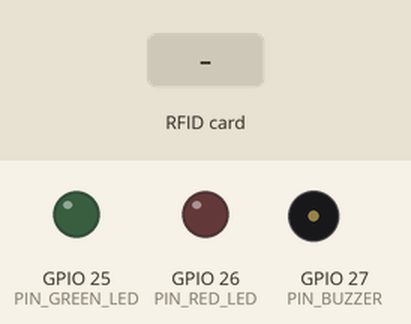
A sketch run on a simulated ESP32. On the bench: output pins drawn as LEDs (lit = HIGH), buzzer (waves = sounding, pin HIGH). The test bench sets the inputs (shaded band). WiFi joins after 1.5 s; servers stay silent unless stated; uploads are accepted with an empty reply; what the sketch prints to the serial monitor is not drawn.

Above: at 3.9 s.
4.0 s: RFID card 5E 7A 19 C4 held to the reader
Timing chart, 0 to 7.0 s (numbered marks = the images above; inputs shaded):
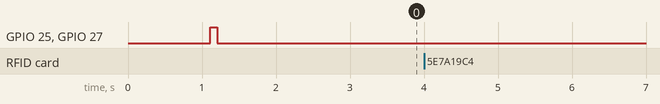

The sketch:

checkpoint_1.ino
```cpp
#include <WiFi.h>
#include <HTTPClient.h>
#include <SPI.h>
#include <MFRC522.h>
#include <ArduinoJson.h>
#include "config.h"

// --- ArduinoJson v6 & v7 Universal Compatibility ---
#if defined(ARDUINOJSON_VERSION_MAJOR) && (ARDUINOJSON_VERSION_MAJOR >= 7)
  #define JSON_DOC(name, size) JsonDocument name
  #define JSON_HAS_KEY(doc, key) (!doc[key].isNull())
#else
  #define JSON_DOC(name, size) StaticJsonDocument<size> name
  #define JSON_HAS_KEY(doc, key) (doc.containsKey(key))
#endif

// --- Hardware Instances ---
MFRC522 mfrc522(PIN_RFID_SS, PIN_RFID_RST);

// --- State Variables ---
unsigned long lastHeartbeat = 0;
unsigned long lastScanTime = 0;
String lastScannedUID = "";
bool isAlarmActive = false;

// --- Forward Declarations ---
void connectWiFi();
void sendHeartbeat();
void processRFIDScan(String uid);
void triggerAuthorizedFeedback();
void triggerSecurityAlertFeedback();

void setup() {
  Serial.begin(115200);
  delay(1000);
  Serial.println("\n==========================================");
  Serial.println(" CampusAssetSecurity - Checkpoint 1 Node");
  Serial.print(" Firmware v");
  Serial.println(FIRMWARE_VER);
  Serial.println("==========================================");

  // Initialize GPIO Actuators
  pinMode(PIN_GREEN_LED, OUTPUT);
  pinMode(PIN_RED_LED, OUTPUT);
  pinMode(PIN_BUZZER, OUTPUT);

  digitalWrite(PIN_GREEN_LED, LOW);
  digitalWrite(PIN_RED_LED, LOW);
  digitalWrite(PIN_BUZZER, LOW);

  // Initialize SPI & MFRC522 RFID Reader
  SPI.begin(PIN_RFID_SCK, PIN_RFID_MISO, PIN_RFID_MOSI, PIN_RFID_SS);
  mfrc522.PCD_Init();
  delay(50);
  mfrc522.PCD_DumpVersionToSerial();
  Serial.println("[RFID] MFRC522 Reader Initialized successfully.");

  // Quick startup beep
  digitalWrite(PIN_GREEN_LED, HIGH);
  digitalWrite(PIN_BUZZER, HIGH);
  delay(100);
  digitalWrite(PIN_GREEN_LED, LOW);
  digitalWrite(PIN_BUZZER, LOW);

  // Connect to Campus / Local Wi-Fi
  connectWiFi();
}

void loop() {
  // 1. Maintain Wi-Fi connectivity
  if (WiFi.status() != WL_CONNECTED) {
    connectWiFi();
  }

  // 2. Periodic Heartbeat
  if (millis() - lastHeartbeat >= HEARTBEAT_INTERVAL_MS) {
    lastHeartbeat = millis();
    sendHeartbeat();
  }

  // 3. Check for RFID Card / Tag Presence
  if (!mfrc522.PICC_IsNewCardPresent()) {
    return;
  }

  if (!mfrc522.PICC_ReadCardSerial()) {
    return;
  }

  // Convert UID bytes to Hex String
  String uidStr = "";
  for (byte i = 0; i < mfrc522.uid.size; i++) {
    if (mfrc522.uid.uidByte[i] < 0x10) uidStr += "0";
    uidStr += String(mfrc522.uid.uidByte[i], HEX);
  }
  uidStr.toUpperCase();

  // Debounce rapid re-scans of the same tag within 2.5 seconds
  if (uidStr == lastScannedUID && (millis() - lastScanTime < 2500)) {
    mfrc522.PICC_HaltA();
    mfrc522.PCD_StopCrypto1();
    return;
  }

  lastScannedUID = uidStr;
  lastScanTime = millis();

  Serial.println("\n[RFID] >>> Card Detected! UID: " + uidStr);
  processRFIDScan(uidStr);

  mfrc522.PICC_HaltA();
  mfrc522.PCD_StopCrypto1();
}

void connectWiFi() {
  Serial.print("[WIFI] Connecting to " + String(WIFI_SSID));
  WiFi.mode(WIFI_STA);
  WiFi.begin(WIFI_SSID, WIFI_PASSWORD);

  int attempts = 0;
  while (WiFi.status() != WL_CONNECTED && attempts < 25) {
    delay(500);
    Serial.print(".");
    attempts++;
  }

  if (WiFi.status() == WL_CONNECTED) {
    Serial.println("\n[WIFI] Connected! IP: " + WiFi.localIP().toString());
    Serial.println("[WIFI] Signal Strength (RSSI): " + String(WiFi.RSSI()) + " dBm");
  } else {
    Serial.println("\n[WIFI] Failed to connect. Will retry...");
  }
}

void processRFIDScan(String uid) {
  if (WiFi.status() != WL_CONNECTED) {
    Serial.println("[ERROR] Cannot send scan: Wi-Fi offline");
    return;
  }

  HTTPClient http;
  String url = String(SERVER_BASE_URL) + "/api/iot/rfid-scan";
  http.begin(url);
  http.addHeader("Content-Type", "application/json");

  JSON_DOC(doc, 256);
  doc["rfid_uid"] = uid;
  doc["device_code"] = DEVICE_CODE;
  doc["checkpoint_id"] = CHECKPOINT_ID;

  String requestBody;
  serializeJson(doc, requestBody);

  int httpCode = http.POST(requestBody);
  Serial.println("[HTTP] POST " + url + " -> Response Code: " + String(httpCode));

  if (httpCode > 0) {
    String response = http.getString();
    Serial.println("[HTTP] Server Response: " + response);

    JSON_DOC(resDoc, 512);
    DeserializationError error = deserializeJson(resDoc, response);

    if (!error && JSON_HAS_KEY(resDoc, "authorized")) {
      bool isAuthorized = resDoc["authorized"].as<bool>();
      const char* resStr = resDoc["result"];
      String result = resStr ? String(resStr) : "UNKNOWN";

      Serial.println("[DECISION] Result: " + result + " (Authorized: " + String(isAuthorized ? "YES" : "NO") + ")");

      if (isAuthorized) {
        triggerAuthorizedFeedback();
      } else {
        triggerSecurityAlertFeedback();
      }
    }
  } else {
    Serial.println("[HTTP] Connection failed: " + http.errorToString(httpCode));
    // Default fail-secure visual signal (fast blink)
    digitalWrite(PIN_RED_LED, HIGH);
    delay(300);
    digitalWrite(PIN_RED_LED, LOW);
  }

  http.end();
}

void triggerAuthorizedFeedback() {
  Serial.println("[ACTUATOR] ✅ ACCESS GRANTED: Green LED ON, Short Chime");
  digitalWrite(PIN_RED_LED, LOW);
  digitalWrite(PIN_GREEN_LED, HIGH);
  digitalWrite(PIN_BUZZER, HIGH);
  delay(120);
  digitalWrite(PIN_BUZZER, LOW);
  delay(1800);
  digitalWrite(PIN_GREEN_LED, LOW);
}

void triggerSecurityAlertFeedback() {
  Serial.println("[ACTUATOR] 🚨 SECURITY BREACH / UNAUTHORIZED: Red LED & Siren");
  digitalWrite(PIN_GREEN_LED, LOW);

  // Triple alarm strobe + buzzer pulses
  for (int i = 0; i < 4; i++) {
    digitalWrite(PIN_RED_LED, HIGH);
    digitalWrite(PIN_BUZZER, HIGH);
    delay(200);
    digitalWrite(PIN_RED_LED, LOW);
    digitalWrite(PIN_BUZZER, LOW);
    delay(150);
  }
}


void sendHeartbeat() {
  if (WiFi.status() != WL_CONNECTED) return;

  HTTPClient http;
  String url = String(SERVER_BASE_URL) + "/api/iot/heartbeat";
  http.begin(url);
  http.addHeader("Content-Type", "application/json");

  JSON_DOC(doc, 256);
  doc["device_code"] = DEVICE_CODE;
  doc["ip_address"] = WiFi.localIP().toString();
  doc["rssi"] = WiFi.RSSI();

  String requestBody;
  serializeJson(doc, requestBody);
  http.POST(requestBody);
  http.end();
}
```

config.h
```cpp
#ifndef CONFIG_H
#define CONFIG_H

// ==============================================================================
// CampusAssetSecurity - ESP32 Checkpoint Configuration
// ==============================================================================

// --- Wi-Fi Credentials (Configure for your campus/lab network) ---
const char* WIFI_SSID     = "CAMPUS_IOT_WIFI";
const char* WIFI_PASSWORD = "CampusSecurePass2026!";

// --- Backend Node.js Server API Endpoint ---
// If running on local network, use the server's LAN IP e.g. "http://192.168.1.100:3000"
const char* SERVER_BASE_URL = "http://192.168.1.100:3000";

// --- Device & Checkpoint Identification ---
const char* DEVICE_CODE   = "ESP32-CP01-GATE";
const int   CHECKPOINT_ID = 1;
const char* FIRMWARE_VER  = "2.4.1";

// --- Hardware Pin Definitions ---
// MFRC522 SPI Pins (Must run at 3.3V)
#define PIN_RFID_SS    5   // SDA / Chip Select
#define PIN_RFID_SCK   18  // SPI Clock
#define PIN_RFID_MOSI  23  // Master Out Slave In
#define PIN_RFID_MISO  19  // Master In Slave Out
#define PIN_RFID_RST   22  // MFRC522 Reset

// Visual & Audio Actuators
#define PIN_GREEN_LED     25  // Authorized Access Indicator
#define PIN_RED_LED       26  // Unauthorized Access Indicator
#define PIN_BUZZER        27  // Audio Alarm Siren

// --- Timing Intervals ---
#define HEARTBEAT_INTERVAL_MS 15000  // Send heartbeat every 15 seconds
#define COMMAND_POLL_MS       3000   // Poll for remote actuator reset every 3 seconds

#endif // CONFIG_H
```

Measured:
- after the input at 4.0 s, every drawn part: stays the same
